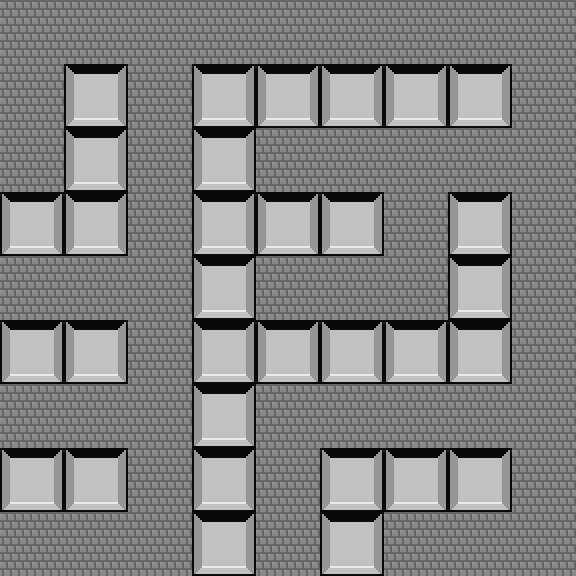

This game map was drawn from its Tiled (.tmx) file and the tilesets committed beside it. A one-line description and the full map source follow:
An orthogonal 9x9 tile map with 64x64 px tiles, 1 tile layer (Tile Layer 1), 2 tilesets.

<map version="1.0" orientation="orthogonal" width="9" height="9" tilewidth="64" tileheight="64">
		<properties>
			<property name="name" value="Blackrock" />
		</properties>
		<tileset firstgid="1" name="graphics" tilewidth="64" tileheight="64">
			<image source="graphics2x-basic.png" width="640" height="1344" />
		</tileset>
		<tileset firstgid="211" name="walls" tilewidth="64" tileheight="64">
			<image source="graphics2x-walls.png" width="128" height="1024" />
		</tileset>
		 <layer name="Tile Layer 1" width="9" height="9">
			<data>
<tile gid="57" />
<tile gid="57" />
<tile gid="57" />
<tile gid="57" />
<tile gid="57" />
<tile gid="57" />
<tile gid="57" />
<tile gid="57" />
<tile gid="57" />
<tile gid="57" />
<tile gid="67" />
<tile gid="57" />
<tile gid="67" />
<tile gid="67" />
<tile gid="67" />
<tile gid="67" />
<tile gid="67" />
<tile gid="57" />
<tile gid="57" />
<tile gid="67" />
<tile gid="57" />
<tile gid="67" />
<tile gid="57" />
<tile gid="57" />
<tile gid="57" />
<tile gid="57" />
<tile gid="57" />
<tile gid="67" />
<tile gid="67" />
<tile gid="57" />
<tile gid="67" />
<tile gid="67" />
<tile gid="67" />
<tile gid="57" />
<tile gid="67" />
<tile gid="57" />
<tile gid="57" />
<tile gid="57" />
<tile gid="57" />
<tile gid="67" />
<tile gid="57" />
<tile gid="57" />
<tile gid="57" />
<tile gid="67" />
<tile gid="57" />
<tile gid="67" />
<tile gid="67" />
<tile gid="57" />
<tile gid="67" />
<tile gid="67" />
<tile gid="67" />
<tile gid="67" />
<tile gid="67" />
<tile gid="57" />
<tile gid="57" />
<tile gid="57" />
<tile gid="57" />
<tile gid="67" />
<tile gid="57" />
<tile gid="57" />
<tile gid="57" />
<tile gid="57" />
<tile gid="57" />
<tile gid="67" />
<tile gid="67" />
<tile gid="57" />
<tile gid="67" />
<tile gid="57" />
<tile gid="67" />
<tile gid="67" />
<tile gid="67" />
<tile gid="57" />
<tile gid="57" />
<tile gid="57" />
<tile gid="57" />
<tile gid="67" />
<tile gid="57" />
<tile gid="67" />
<tile gid="57" />
<tile gid="57" />
<tile gid="57" />
			</data>
		</layer>
	</map>
